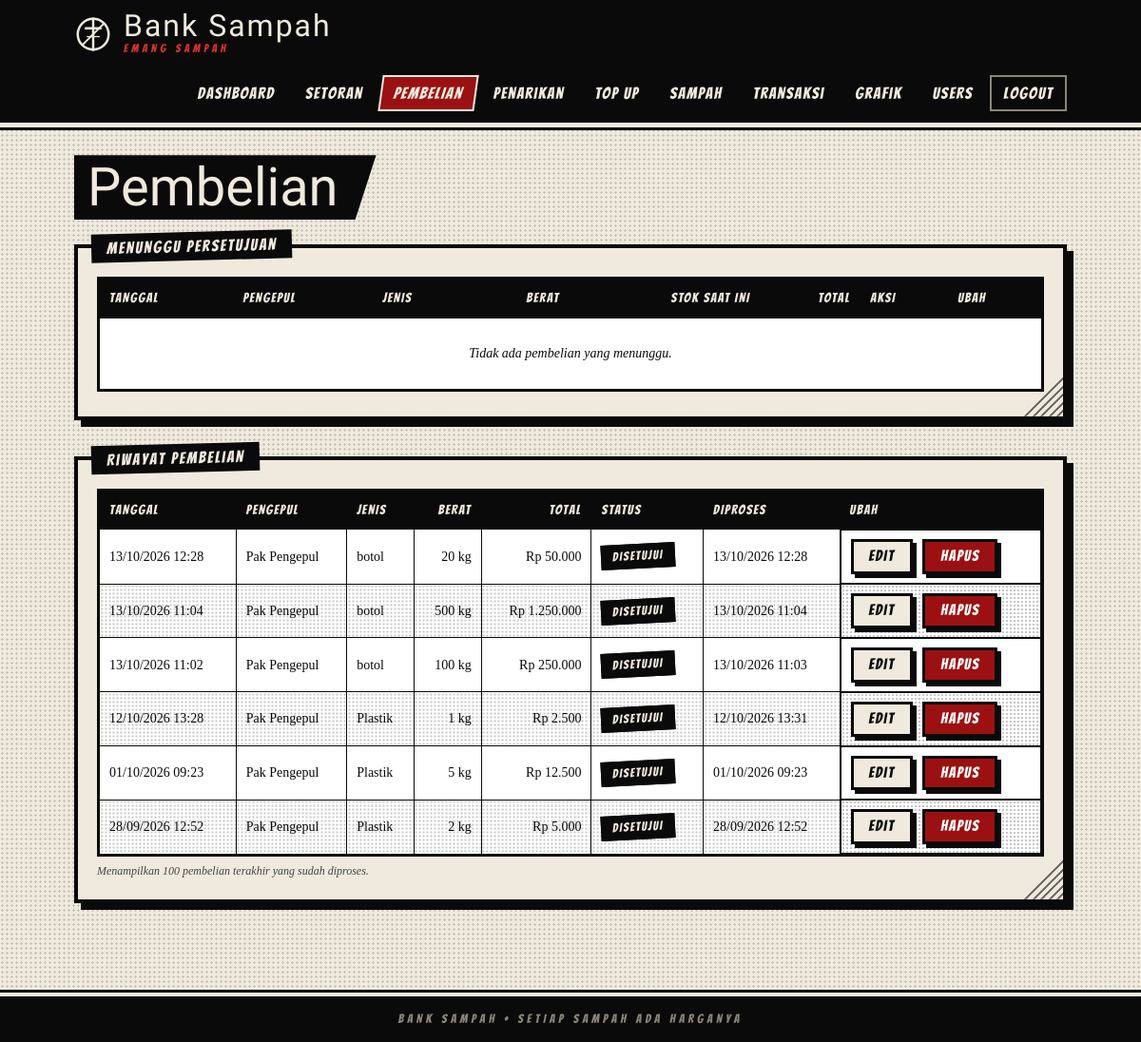
Screenshot of /admin/pembelian.php (signed in) with the database file from the repository.
### tables this page shows
CREATE TABLE `pembelian` (
  `id_beli` int(11) NOT NULL,
  `id_pengepul` int(11) NOT NULL,
  `id_sampah` int(11) NOT NULL,
  `berat_kg` decimal(8,2) NOT NULL,
  `total_rp` decimal(12,2) NOT NULL,
  `status` enum('pending','disetujui','ditolak') DEFAULT 'pending',
  `tanggal` datetime DEFAULT current_timestamp(),
  `tanggal_proses` datetime DEFAULT NULL
);

CREATE TABLE `users` (
  `id_user` int(11) NOT NULL,
  `nama` varchar(100) NOT NULL,
  `username` varchar(50) NOT NULL,
  `password` varchar(255) NOT NULL,
  `role` enum('admin','nasabah','pengepul') NOT NULL,
  `tipe_nasabah` enum('guru','murid') DEFAULT NULL,
  `saldo` decimal(12,2) DEFAULT 0.00
);

CREATE TABLE `sampah` (
  `id_sampah` int(11) NOT NULL,
  `jenis` varchar(100) NOT NULL,
  `harga_setor_per_kg` decimal(10,2) NOT NULL,
  `harga_jual_per_kg` decimal(10,2) NOT NULL,
  `stok_kg` decimal(10,2) DEFAULT 0.00
);

### admin/pembelian.php (the view, shortened to what this page needs)
<?php
require_once "../config/transaksi.php";
$dasar = "SELECT p.*, u.nama, sm.jenis, sm.stok_kg
          FROM pembelian p
          JOIN users u   ON p.id_pengepul = u.id_user
          JOIN sampah sm ON p.id_sampah = sm.id_sampah";
$pending = mysqli_query($koneksi, "$dasar WHERE p.status = 'pending'  ORDER BY p.tanggal ASC");
$riwayat = mysqli_query($koneksi, "$dasar WHERE p.status <> 'pending' ORDER BY p.tanggal DESC LIMIT 100");
layout_awal('Pembelian');
?>
<section class="panel">
    <h3>Menunggu Persetujuan</h3>
    <div class="tabel-wrap">
    <table>
        <thead><tr>
            <th>Tanggal</th><th>Pengepul</th><th>Jenis</th><th class="angka">Berat</th>
            <th class="angka">Stok Saat Ini</th><th class="angka">Total</th><th>Aksi</th><th>Ubah</th>
        </tr></thead>
        <tbody>
        <?php $ada = false; while ($r = mysqli_fetch_assoc($pending)) { $ada = true; ?>
        <?php } if (!$ada) echo '<tr><td colspan="8" class="kosong">Tidak ada pembelian yang menunggu.</td></tr>'; ?>
        </tbody>
    </table>
    </div>
</section>
<section class="panel">
    <h3>Riwayat Pembelian</h3>
    <div class="tabel-wrap">
    <table>
        <thead><tr>
            <th>Tanggal</th><th>Pengepul</th><th>Jenis</th><th class="angka">Berat</th>
            <th class="angka">Total</th><th>Status</th><th>Diproses</th><th>Ubah</th>
        </tr></thead>
        <tbody>
        <?php $ada = false; while ($r = mysqli_fetch_assoc($riwayat)) { $ada = true; ?>
        <tr>
            <td><?= tgl($r['tanggal']) ?></td>
            <td><?= h($r['nama']) ?></td>
            <td><?= h($r['jenis']) ?></td>
            <td class="angka"><?= kg($r['berat_kg']) ?></td>
            <td class="angka"><?= rp($r['total_rp']) ?></td>
            <td><?= badge($r['status']) ?></td>
            <td><?= tgl($r['tanggal_proses']) ?></td>
            <td class="aksi"><?= tombol_ubah('pembelian', $r['id_beli']) ?></td>
        </tr>
        <?php } if (!$ada) echo '<tr><td colspan="8" class="kosong">Belum ada riwayat pembelian.</td></tr>'; ?>
        </tbody>
    </table>
    </div>
    <p class="catatan">Menampilkan 100 pembelian terakhir yang sudah diproses.</p>
</section>
<?php layout_akhir(); ?>

### config/layout.php (shortened to what this page needs)
<?php
function h($s)   { return htmlspecialchars((string)($s ?? ''), ENT_QUOTES, 'UTF-8'); }
function rp($n)  { return 'Rp ' . number_format((float)$n, 0, ',', '.'); }
function kg($n)  { return rtrim(rtrim(number_format((float)$n, 2, ',', '.'), '0'), ',') . ' kg'; }
function tgl($t) { return $t ? date('d/m/Y H:i', strtotime($t)) : '-'; }
function badge($s) {
    $s = in_array($s, ['pending', 'disetujui', 'ditolak'], true) ? $s : 'pending';
    return '<span class="badge ' . $s . '">' . $s . '</span>';
}
function menu_role($role) {
    $m = [
        'admin' => [
            ['Dashboard', 'admin/dashboard.php'], ['Setoran', 'admin/setoran.php'],
            ['Pembelian', 'admin/pembelian.php'], ['Penarikan', 'admin/tarik.php'],
            ['Top Up', 'admin/topup_pengepul.php'],
            ['Sampah', 'admin/sampah.php'], ['Transaksi', 'admin/transaksi.php'],
            ['Grafik', 'admin/grafik.php'], ['Users', 'admin/users.php'],
        ],
        'nasabah' => [
            ['Dashboard', 'nasabah/dashboard.php'], ['Setor', 'nasabah/setor.php'],
            ['Tarik', 'nasabah/tarik.php'], ['Riwayat', 'nasabah/riwayat.php'],
        ],
        'pengepul' => [
            ['Dashboard', 'pengepul/dashboard.php'], ['Beli', 'pengepul/beli.php'],
            ['Riwayat', 'pengepul/riwayat.php'],
        ],
    ];
    return $m[$role] ?? [];
}
function sigil($kelas = '') {
    return '<svg class="' . $kelas . '" viewBox="0 0 64 64" fill="none" stroke="currentColor" stroke-width="4" stroke-linecap="square">'
         . '<circle cx="32" cy="32" r="26"/><path d="M32 6V58"/><path d="M20 22H44"/>'
         . '<path d="M14 50L50 14" stroke-width="3"/><path d="M22 36H42" stroke-width="2"/></svg>';
}
function layout_awal($judul, $login = false) {
    $user = $_SESSION['user'] ?? null;
    ?>
<!DOCTYPE html>
<html lang="id">
<head>
<link rel="stylesheet" href="<?= BASE_URL ?>/assets/style.css">
</head>
<body class="<?= $login ? 'login' : '' ?>">
<header class="topbar">
    <div class="topbar-in">
        <a class="brand" href="<?= BASE_URL ?>/<?= h($user['role'] ?? 'login') ?>/dashboard.php">
            <?= sigil() ?>
            <span><b>Bank Sampah</b><small>EMANG SAMPAH</small></span>
        </a>
        <?php if ($user) { ?>
        <nav class="nav">
            <?php
            $cur = $_SERVER['SCRIPT_NAME'];
            foreach (menu_role($user['role']) as [$nama, $path]) {
                $aktif = dirname($cur) === dirname(BASE_URL . '/' . $path)
                      && explode('_', basename($cur, '.php'))[0] === explode('_', basename($path, '.php'))[0];
                echo '<a href="' . BASE_URL . '/' . $path . '"' . ($aktif ? ' class="aktif"' : '') . '>' . $nama . '</a>';
            }
            ?>
            <a class="keluar" href="<?= BASE_URL ?>/logout.php">Logout</a>
        </nav>
        <?php } ?>
    </div>
</header>
<main class="wrap">
<h2 class="judul"><?= h($judul) ?></h2>
<?php
}
function layout_akhir($login = false) {
    ?>
</main>
<footer class="foot">BANK SAMPAH &bull; SETIAP SAMPAH ADA HARGANYA</footer>
</body>
</html>
<?php
}

### config/transaksi.php (shortened to what this page needs)
<?php
require_once __DIR__ . "/layout.php";
function trx_meta($jenis) {
    static $semua = [
        'setoran' => [
            'tabel' => 'setoran', 'kunci' => 'id_setoran', 'halaman' => 'setoran',
            'label' => 'Setoran', 'kolom' => 'berat_kg', 'judul_input' => 'Berat (kg)',
            'detail' => "SELECT x.*, u.nama AS pihak, sm.jenis AS nama_sampah
                         FROM setoran x
                         JOIN users u   ON x.id_user = u.id_user
                         JOIN sampah sm ON x.id_sampah = sm.id_sampah
                         WHERE x.id_setoran = ?",
            'pesan' => [
                'disetujui' => "Setoran disetujui. Saldo nasabah dan stok bertambah, saldo admin berkurang %s.",
                'ditolak'   => "Setoran ditolak.",
            ],
        ],
        'pembelian' => [
            'tabel' => 'pembelian', 'kunci' => 'id_beli', 'halaman' => 'pembelian',
            'label' => 'Pembelian', 'kolom' => 'berat_kg', 'judul_input' => 'Berat (kg)',
            'detail' => "SELECT x.*, u.nama AS pihak, sm.jenis AS nama_sampah
                         FROM pembelian x
                         JOIN users u   ON x.id_pengepul = u.id_user
                         JOIN sampah sm ON x.id_sampah = sm.id_sampah
                         WHERE x.id_beli = ?",
            'pesan' => [
                'disetujui' => "Pembelian disetujui. Stok berkurang dan saldo admin bertambah %s.",
                'ditolak'   => "Pembelian ditolak. Saldo pengepul dikembalikan %s.",
            ],
        ],
        'penarikan' => [
            'tabel' => 'penarikan', 'kunci' => 'id_tarik', 'halaman' => 'tarik',
            'label' => 'Penarikan', 'kolom' => 'jumlah', 'judul_input' => 'Jumlah (Rp)',
            'detail' => "SELECT x.*, u.nama AS pihak
                         FROM penarikan x
                         JOIN users u ON x.id_user = u.id_user
                         WHERE x.id_tarik = ?",
            'pesan' => [
                'disetujui' => "Penarikan disetujui. Saldo nasabah dipotong %s.",
                'ditolak'   => "Penarikan ditolak.",
            ],
        ],
    ];
    return $semua[$jenis];
}
    ?>
<?php
function tombol_ubah($jenis, $id) {
    $h = trx_meta($jenis)['halaman'];
    return '<a class="btn terang" href="' . $h . '_edit.php?id=' . (int)$id . '">Edit</a>'
         . '<form action="' . $h . '_hapus.php" method="POST" class="inline"'
         . ' onsubmit="return confirm(\'Hapus data ini? Saldo dan stok akan disesuaikan kembali.\')">'
         . csrf_field()
         . '<input type="hidden" name="id" value="' . (int)$id . '">'
         . '<button type="submit" class="bahaya">Hapus</button></form>';
}

### rows the page displays
pembelian: tanggal "13/10/2026 12:28", id_pengepul.nama "Pak Pengepul", id_sampah.jenis "botol", berat_kg "20 kg", total_rp "Rp 50.000", status "DISETUJUI", tanggal_proses "13/10/2026 12:28"
pembelian: tanggal "13/10/2026 11:04", id_pengepul.nama "Pak Pengepul", id_sampah.jenis "botol", berat_kg "500 kg", total_rp "Rp 1.250.000", status "DISETUJUI", tanggal_proses "13/10/2026 11:04"
pembelian: tanggal "13/10/2026 11:02", id_pengepul.nama "Pak Pengepul", id_sampah.jenis "botol", berat_kg "100 kg", total_rp "Rp 250.000", status "DISETUJUI", tanggal_proses "13/10/2026 11:03"
pembelian: tanggal "12/10/2026 13:28", id_pengepul.nama "Pak Pengepul", id_sampah.jenis "Plastik", berat_kg "1 kg", total_rp "Rp 2.500", status "DISETUJUI", tanggal_proses "12/10/2026 13:31"
pembelian: tanggal "01/10/2026 09:23", id_pengepul.nama "Pak Pengepul", id_sampah.jenis "Plastik", berat_kg "5 kg", total_rp "Rp 12.500", status "DISETUJUI", tanggal_proses "01/10/2026 09:23"
pembelian: tanggal "28/09/2026 12:52", id_pengepul.nama "Pak Pengepul", id_sampah.jenis "Plastik", berat_kg "2 kg", total_rp "Rp 5.000", status "DISETUJUI", tanggal_proses "28/09/2026 12:52"

### other values shown
$nama "Dashboard"
$nama "Setoran"
$nama "Pembelian"
$nama "Penarikan"
$nama "Top Up"
$nama "Sampah"
$nama "Transaksi"
$nama "Grafik"
$nama "Users"
$judul "Pembelian"
